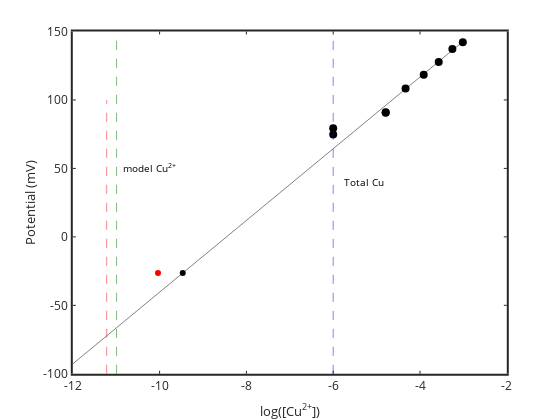

Notebook cell for this chart:
### Code cell
% MODEL FOR COMPARISON

%model with just inorganic speciation
%geochemical model
% input the constants and solution chemistry

flag1=2; %flag1 for concentration based search vector (1) or for log based search vector (2).
flag2=1; %flag2 for numerical derivatives (2) or analtyical derivatives (1)
database=[]; 
flag3=0; % flag3 1 for show warnings. 0 no warnings
flag4=0; %if=1 solve tableau one line at a time to get a good initial guess (no solids). really challenging probs only
flag5=0; %if=1 use stored initial guess for including solids

CuT=CuTmeas; inorganicTOTALS=[CuT];
inorganicTOTALS(inorganicTOTALS==0)=1e-16; % get rid of zero values, b/c div by zero error
TOTALS=[inorganicTOTALS]; %TOTALS=inorganicTOTALS;
pH=9.4897; pe=20.75-pH; PCO2=10^-3.5;
[Cuall,CuOH,CuOH2s,CuOs,CuCO3s,tenorite,malachite,MASSERR]=CuOHCO2opentableauallsolids(pH,pe,PCO2,TOTALS',flag1,flag2,flag3,flag4,flag5,database);
[CuwithCuOs,CuOH,CuOH2s,CuOs,CuCO3s,tenorite,malachite,MASSERR]=CuOHCO2opentableauCuOs(pH,pe,PCO2,TOTALS',flag1,flag2,flag3,flag4,flag5,database);
[Cunosolid,CuOH,CuOH2s,CuOs,CuCO3s,tenorite,malachite,MASSERR]=CuOHCO2opentableaunosolid(pH,pe,PCO2,TOTALS',flag1,flag2,flag3,flag4,flag5,database);

plot(log10(CuTplus),Emeas,'ko','markersize',8)

hold on
plot([logCuoriginal'],[mVAoriginal'],'ko')
logCuplot=-12:0.1:-3; Eplot=polyval(param,logCuplot);
plot(logCuplot,Eplot,'k-')
set(gca,'linewidth',2)
xlabel('log[Cu^{2+}]'); ylabel('E (mV)')
hold on

plot([log10(Cuall) log10(Cuall)],[-100 100],'r--')
plot([log10(Cunosolid) log10(Cunosolid)],[-100 150],'m--'); hold on
plot([log10(CuwithCuOs) log10(CuwithCuOs)],[-100 150],'g--'); hold on
plot([log10(CuT) log10(CuT)],[-100 150],'b--')
%plot([-9.576 -9.576],[-100 100],'b--')

text(log10(Cunosolid)+0.1,50,'model Cu^{2+}','rotation',90)
text(log10(CuT)+0.2,40,'Total Cu','rotation',90)


xlabel('log([Cu^{2+}])')
ylabel('Potential (mV)')
set(gca,'LineWidth',2,'fontsize',12)

logCunosolid=log10(Cunosolid)
logCuoriginalsample=mean((mVAoriginal-param(2))/param(1))
logCuonept

plot(logCuonept,Eorig,'ro','markerfacecolor','r')

### Figure 1 — Plotly figure (JSON) as saved in the notebook; plotly's stock layout.template omitted (floating-point values rounded to 4 significant figures)
{"data": [{"line": {"color": "rgb(0, 0, 0)", "width": 0.5}, "marker": {"color": "rgb(0, 0, 0)", "line": {"color": "rgb(0, 0, 0)"}, "size": 8, "symbol": "circle"}, "mode": "markers", "name": "", "showlegend": false, "type": "scatter", "visibility": true, "x": [-6, -6, -4.791, -4.791, -4.333, -3.915, -3.569, -3.254, -3.014], "xaxis": "x", "y": [74.8, 79.3, 91, 90.6, 108.4, 118.4, 127.8, 137.2, 142.2], "yaxis": "y"}, {"line": {"color": "rgb(0, 0, 0)", "width": 0.5}, "marker": {"color": "rgb(0, 0, 0)", "line": {"color": "rgb(0, 0, 0)"}, "size": 6, "symbol": "circle"}, "mode": "markers", "name": "", "showlegend": false, "type": "scatter", "visibility": true, "x": [-9.467], "xaxis": "x", "y": [-26.4], "yaxis": "y"}, {"line": {"color": "rgb(0, 0, 0)", "dash": "solid", "width": 0.5}, "marker": {"color": "rgb(0, 0, 0)", "line": {"color": "rgb(0, 0, 0)"}, "size": 6, "symbol": "none"}, "mode": "lines", "name": "", "showlegend": false, "type": "scatter", "visibility": true, "x": [-12, -11.9, -11.8, -11.7, -11.6, -11.5, -11.4, -11.3, -11.2, -11.1, -11, -10.9, -10.8, -10.7, -10.6, -10.5, -10.4, -10.3, -10.2, -10.1, -10, -9.9, -9.8, -9.7, -9.6, -9.5, -9.4, -9.3, -9.2, -9.1, -9, -8.9, -8.8, -8.7, -8.6, -8.5, -8.4, -8.3, -8.2, -8.1, -8, -7.9, -7.8, -7.7, -7.6, -7.5, -7.4, -7.3, -7.2, -7.1, -7, -6.9, -6.8, -6.7, -6.6, -6.5, -6.4, -6.3, -6.2, -6.1, -6, -5.9, -5.8, -5.7, -5.6, -5.5, -5.4, -5.3, -5.2, -5.1, -5, -4.9, -4.8, -4.7, -4.6, -4.5, -4.4, -4.3, -4.2, -4.1, -4, -3.9, -3.8, -3.7, -3.6, -3.5, -3.4, -3.3, -3.2, -3.1, -3], "xaxis": "x", "y": [-92.74, -90.12, -87.5, -84.88, -82.26, -79.65, -77.03, -74.41, -71.79, -69.17, -66.55, -63.93, -61.31, -58.69, -56.08, -53.46, -50.84, -48.22, -45.6, -42.98, -40.36, -37.74, -35.13, -32.51, -29.89, -27.27, -24.65, -22.03, -19.41, -16.79, -14.18, -11.56, -8.938, -6.319, -3.701, -1.082, 1.537, 4.156, 6.774, 9.393, 12.01, 14.63, 17.25, 19.87, 22.49, 25.11, 27.72, 30.34, 32.96, 35.58, 38.2, 40.82, 43.44, 46.06, 48.67, 51.29, 53.91, 56.53, 59.15, 61.77, 64.39, 67.01, 69.62, 72.24, 74.86, 77.48, 80.1, 82.72, 85.34, 87.96, 90.58, 93.19, 95.81, 98.43, 101.1, 103.7, 106.3, 108.9, 111.5, 114.1, 116.8, 119.4, 122.0, 124.6, 127.2, 129.9, 132.5, 135.1, 137.7, 140.3, 143.0], "yaxis": "y"}, {"line": {"color": "rgb(255,0,0)", "dash": "dash", "width": 0.5}, "marker": {"color": "rgb(255,0,0)", "line": {"color": "rgb(255,0,0)"}, "size": 6, "symbol": "none"}, "mode": "lines", "name": "", "showlegend": false, "type": "scatter", "visibility": true, "x": [-11.22, -11.22], "xaxis": "x", "y": [-100, 100], "yaxis": "y"}, {"line": {"color": "rgb(255,0,255)", "dash": "dash", "width": 0.5}, "marker": {"color": "rgb(255,0,255)", "line": {"color": "rgb(255,0,255)"}, "size": 6, "symbol": "none"}, "mode": "lines", "name": "", "showlegend": false, "type": "scatter", "visibility": true, "x": [-10.99, -10.99], "xaxis": "x", "y": [-100, 150], "yaxis": "y"}, {"line": {"color": "rgb(0,255,0)", "dash": "dash", "width": 0.5}, "marker": {"color": "rgb(0,255,0)", "line": {"color": "rgb(0,255,0)"}, "size": 6, "symbol": "none"}, "mode": "lines", "name": "", "showlegend": false, "type": "scatter", "visibility": true, "x": [-10.99, -10.99], "xaxis": "x", "y": [-100, 150], "yaxis": "y"}, {"line": {"color": "rgb(0,0,255)", "dash": "dash", "width": 0.5}, "marker": {"color": "rgb(0,0,255)", "line": {"color": "rgb(0,0,255)"}, "size": 6, "symbol": "none"}, "mode": "lines", "name": "", "showlegend": false, "type": "scatter", "visibility": true, "x": [-6, -6], "xaxis": "x", "y": [-100, 150], "yaxis": "y"}, {"line": {"color": "rgb(255,0,0)", "width": 0.5}, "marker": {"color": "rgb(255,0,0)", "line": {"color": "rgb(255,0,0)"}, "size": 6, "symbol": "circle"}, "mode": "markers", "name": "", "showlegend": false, "type": "scatter", "visibility": true, "x": [-10.04], "xaxis": "x", "y": [-26.4], "yaxis": "y"}], "layout": {"annotations": [{"font": {"color": "rgb(0, 0, 0)", "size": 10}, "showarrow": false, "text": "model Cu<sup>2+</sup>", "x": -10.89, "xanchor": "left", "xref": "x", "y": 50, "yanchor": "middle", "yref": "y"}, {"font": {"color": "rgb(0, 0, 0)", "size": 10}, "showarrow": false, "text": "Total Cu", "x": -5.8, "xanchor": "left", "xref": "x", "y": 40, "yanchor": "middle", "yref": "y"}], "height": 420, "hovermode": "closest", "margin": {"b": 0, "l": 0, "r": 0, "t": 0}, "plot_bgcolor": "rgba(0, 0, 0, 0)", "showlegend": false, "width": 560, "xaxis": {"anchor": "y", "autorange": false, "domain": [0.13, 0.905], "exponentformat": "none", "gridcolor": "rgba(38,38,38,0.15)", "gridwidth": 2, "linecolor": "rgb(38,38,38)", "linewidth": 2, "mirror": "ticks", "range": [-12, -2], "showgrid": false, "showline": true, "side": "bottom", "spikedash": "solid", "spikemode": "across", "spikesides": false, "spikethickness": 1, "tickangle": 0, "tickcolor": "rgb(38,38,38)", "tickfont": {"color": "rgb(38,38,38)", "size": 12}, "ticklen": 3, "ticks": "inside", "ticktext": ["-12", "-10", "-8", "-6", "-4", "-2"], "tickvals": [-12, -10, -8, -6, -4, -2], "title": {"font": {"color": "rgb(38,38,38)", "size": 13.2}, "text": "log([Cu<sup>2+</sup>])"}, "type": "linear", "visible": true, "zeroline": false}, "yaxis": {"anchor": "x", "autorange": false, "domain": [0.11, 0.925], "exponentformat": "none", "gridcolor": "rgba(38,38,38,0.15)", "gridwidth": 2, "linecolor": "rgb(38,38,38)", "linewidth": 2, "mirror": "ticks", "range": [-100, 150], "showgrid": false, "showline": true, "side": "left", "spikedash": "solid", "spikemode": "across", "spikesides": false, "spikethickness": 1, "tickangle": 0, "tickcolor": "rgb(38,38,38)", "tickfont": {"color": "rgb(38,38,38)", "size": 12}, "ticklen": 3, "ticks": "inside", "ticktext": ["-100", "-50", "0", "50", "100", "150"], "tickvals": [-100, -50, 0, 50, 100, 150], "title": {"font": {"color": "rgb(38,38,38)", "size": 13.2}, "text": "Potential (mV)"}, "type": "linear", "visible": true, "zeroline": false}}}
